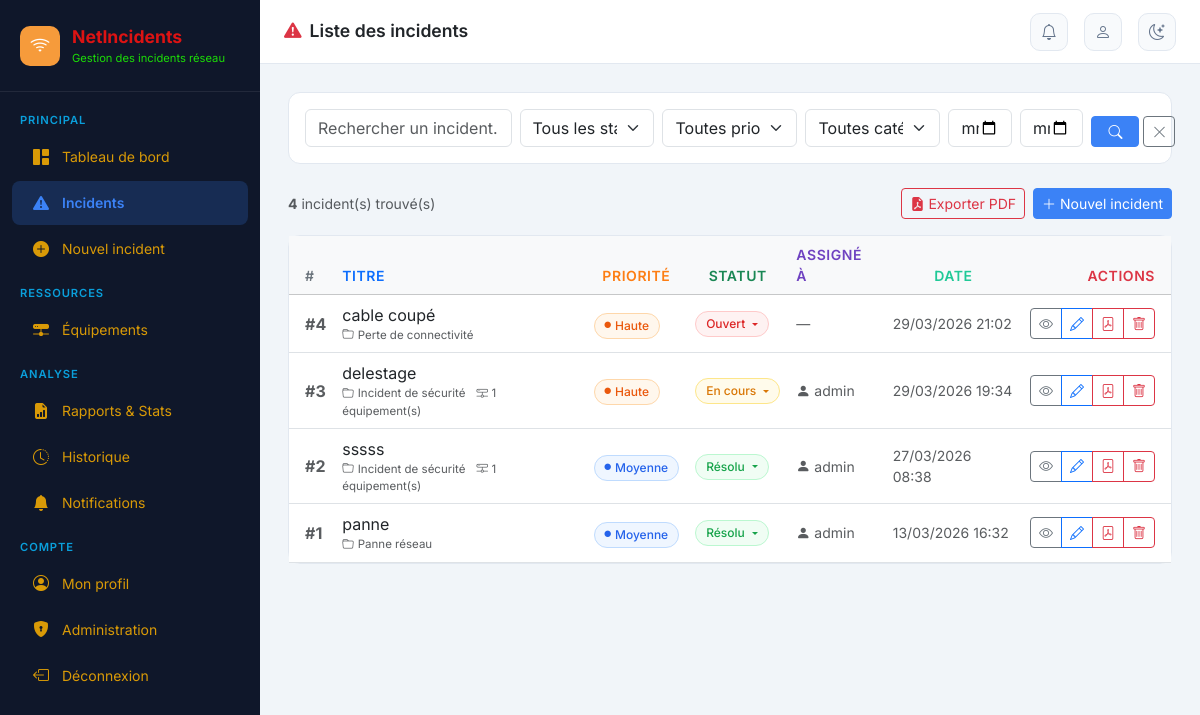
The app's page /incidents/ (signed in), older data.
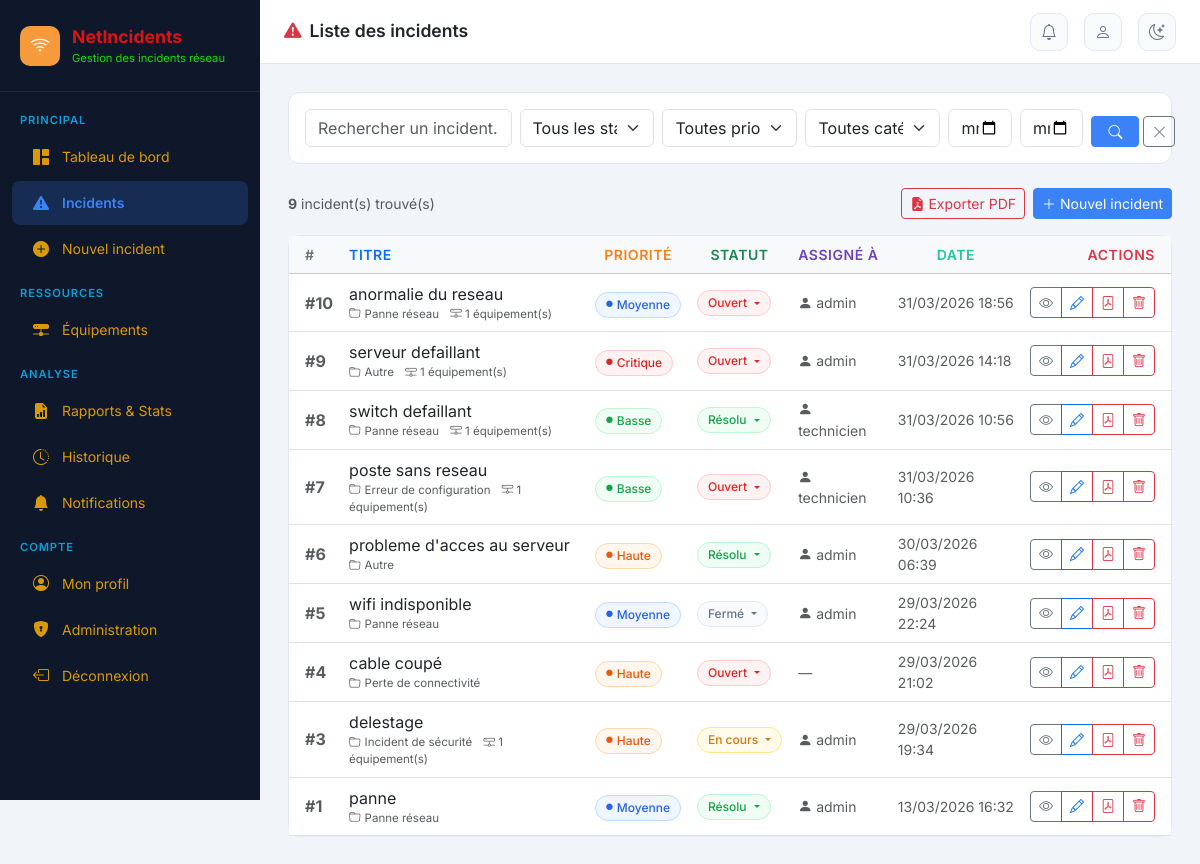
The same page, newer data.
### incidents/models.py (models this page shows, shortened)
class Incident(models.Model):
    PRIORITE = [
        ('critique', 'Critique'),
        ('haute', 'Haute'),
        ('moyenne', 'Moyenne'),
        ('basse', 'Basse'),
    ]
    STATUT = [
        ('ouvert', 'Ouvert'),
        ('en_cours', 'En cours'),
        ('resolu', 'Résolu'),
        ('ferme', 'Fermé'),
    ]
    CATEGORIE = [
        ('panne_reseau', 'Panne réseau'),
        ('lenteur', 'Lenteur / Dégradation'),
        ('securite', 'Incident de sécurité'),
        ('configuration', 'Erreur de configuration'),
        ('materiel', 'Défaillance matérielle'),
        ('logiciel', 'Incident logiciel'),
        ('connectivite', 'Perte de connectivité'),
        ('autre', 'Autre'),
    ]
    titre = models.CharField(max_length=200, verbose_name="Titre")
    description = models.TextField(verbose_name="Description")
    categorie = models.CharField(max_length=30, choices=CATEGORIE, default='autre', verbose_name="Catégorie")
    priorite = models.CharField(max_length=20, choices=PRIORITE, default='moyenne', verbose_name="Priorité")
    statut = models.CharField(max_length=20, choices=STATUT, default='ouvert', verbose_name="Statut")
    equipements = models.ManyToManyField(Equipement, blank=True, verbose_name="Équipements concernés")
    date_creation = models.DateTimeField(auto_now_add=True, verbose_name="Date de création")
    date_modification = models.DateTimeField(auto_now=True, verbose_name="Dernière modification")
    date_resolution = models.DateTimeField(null=True, blank=True, verbose_name="Date de résolution")
    date_fermeture = models.DateTimeField(null=True, blank=True, verbose_name="Date de fermeture")
    cree_par = models.ForeignKey(
        User, on_delete=models.SET_NULL, null=True,
        related_name='incidents_crees', verbose_name="Créé par"
    )
    assigne_a = models.ForeignKey(
        User, on_delete=models.SET_NULL, null=True, blank=True,
        related_name='incidents_assignes', verbose_name="Assigné à"
    )
    impact = models.TextField(blank=True, verbose_name="Impact métier")
    cause_racine = models.TextField(blank=True, verbose_name="Cause racine")
    solution_appliquee = models.TextField(blank=True, verbose_name="Solution appliquée")
    class Meta:
        verbose_name = "Incident"
        verbose_name_plural = "Incidents"
        ordering = ['-date_creation']

### incidents/views.py (the view)
# urls.py: path('incidents/', views.liste_incidents, name='liste_incidents'),
@login_required
def liste_incidents(request):
    form_filtre = FiltreIncidentForm(request.GET)
    qs = Incident.objects.select_related('cree_par', 'assigne_a').prefetch_related('equipements')
    if form_filtre.is_valid():
        data = form_filtre.cleaned_data
        if data.get('recherche'):
            q = data['recherche']
            qs = qs.filter(Q(titre__icontains=q) | Q(description__icontains=q))
        if data.get('statut'):
            qs = qs.filter(statut=data['statut'])
        if data.get('priorite'):
            qs = qs.filter(priorite=data['priorite'])
        if data.get('categorie'):
            qs = qs.filter(categorie=data['categorie'])
        if data.get('date_debut'):
            qs = qs.filter(date_creation__date__gte=data['date_debut'])
        if data.get('date_fin'):
            qs = qs.filter(date_creation__date__lte=data['date_fin'])
    tri = request.GET.get('tri', '-date_creation')
    qs = qs.order_by(tri)
    paginator = Paginator(qs, 15)
    page_obj = paginator.get_page(request.GET.get('page'))
    nb_notifs = Notification.objects.filter(utilisateur=request.user, lue=False).count()
    return render(request, 'incidents/liste_incidents.html', {
        'page_obj': page_obj,
        'form_filtre': form_filtre,
        'tri': tri,
        'nb_notifs': nb_notifs,
    })

### incidents/forms.py
class FiltreIncidentForm(forms.Form):
    recherche = forms.CharField(
        required=False,
        widget=forms.TextInput(attrs={
            'class': 'form-control',
            'placeholder': 'Rechercher un incident...'
        })
    )
    statut = forms.ChoiceField(
        required=False,
        choices=[('', 'Tous les statuts')] + Incident.STATUT,
        widget=forms.Select(attrs={'class': 'form-select'})
    )
    priorite = forms.ChoiceField(
        required=False,
        choices=[('', 'Toutes priorités')] + Incident.PRIORITE,
        widget=forms.Select(attrs={'class': 'form-select'})
    )
    categorie = forms.ChoiceField(
        required=False,
        choices=[('', 'Toutes catégories')] + Incident.CATEGORIE,
        widget=forms.Select(attrs={'class': 'form-select'})
    )
    date_debut = forms.DateField(
        required=False,
        widget=forms.DateInput(attrs={'class': 'form-control', 'type': 'date'})
    )
    date_fin = forms.DateField(
        required=False,
        widget=forms.DateInput(attrs={'class': 'form-control', 'type': 'date'})
    )

### incidents/templates/incidents/liste_incidents.html (shortened to what the changed rows need)
{% extends 'incidents/base.html' %}
{% block content %}
<div class="d-flex justify-content-between align-items-center mb-3">
  <div class="text-muted small">
    <strong>{{ page_obj.paginator.count }}</strong> incident(s) trouvé(s)
  </div>
</div>
<div class="card">
  <div class="card-body p-0">
    <div class="table-responsive">
      <table class="table table-hover align-middle mb-0">
        <thead class="table-light">
          <tr>
           <th class="ps-3" style="font-weight:600; font-size:14px; color:#6c757d;">
  <a href="?{% if tri == 'id' %}-{% endif %}id&{{ request.GET.urlencode }}"
     style="text-decoration:none; color:#6c757d;">
    #
  </a>
</th>
<th style="font-weight:600; font-size:14px; color:#0d6efd;">
  <a href="?{% if tri == 'titre' %}-{% endif %}titre&{{ request.GET.urlencode }}"
     style="text-decoration:none; color:#0d6efd;">
    Titre
  </a>
</th>
<th style="font-weight:600; font-size:14px; color:#fd7e14; text-align:center;">
  <a href="?{% if tri == 'priorite' %}-{% endif %}priorite&{{ request.GET.urlencode }}"
     style="text-decoration:none; color:#fd7e14;">
    Priorité
  </a>
</th>
<th style="font-weight:600; font-size:14px; color:#198754; text-align:center;">
  <a href="?{% if tri == 'statut' %}-{% endif %}statut&{{ request.GET.urlencode }}"
     style="text-decoration:none; color:#198754;">
    Statut
  </a>
</th>
<th style="font-weight:600; font-size:14px; color:#6f42c1;">
  Assigné à
</th>
<th style="font-weight:600; font-size:14px; color:#20c997; text-align:center;">
  <a href="?{% if tri == 'date_creation' %}-{% endif %}date_creation&{{ request.GET.urlencode }}"
     style="text-decoration:none; color:#20c997;">
    Date
  </a>
</th>
<th class="text-end pe-3" style="font-weight:600; font-size:14px; color:#dc3545;">
  Actions
</th>
          </tr>
        </thead>
        <tbody>
          {% for inc in page_obj %}
          <tr>
            <td class="ps-3 fw-bold text-muted">#{{ inc.id }}</td>
            <td style="max-width:320px">
              <a href="{% url 'detail_incident' inc.pk %}" class="text-decoration-none text-dark fw-500">
                {{ inc.titre|truncatechars:55 }}
              </a>
              <div class="text-muted" style="font-size:.72rem">
                <i class="bi bi-folder me-1"></i>{{ inc.get_categorie_display }}
                {% if inc.equipements.exists %}
                <span class="ms-2">
                  <i class="bi bi-hdd-network"></i> {{ inc.equipements.count }} équipement(s)
                </span>
                {% endif %}
              </div>
            </td>
            <td>
              <span class="incident-badge badge-{{ inc.priorite }}">
                <i class="bi bi-circle-fill" style="font-size:.4rem"></i>
                {{ inc.get_priorite_display }}
              </span>
            </td>
            <td>
              <div class="dropdown">
                <span class="incident-badge badge-{{ inc.statut }} dropdown-toggle" role="button"
                      data-bs-toggle="dropdown" style="cursor:pointer"
                      title="Cliquer pour changer le statut">
                  {{ inc.get_statut_display }}
                </span>
              </div>
            </td>
            <td class="text-muted small">
              {% if inc.assigne_a %}
                <i class="bi bi-person-fill me-1"></i>{{ inc.assigne_a.username }}
              {% else %}
                <span class="text-muted">—</span>
              {% endif %}
            </td>
            <td class="text-muted small">{{ inc.date_creation|date:"d/m/Y H:i" }}</td>
            <td class="text-end pe-3">
              <div class="btn-group btn-group-sm">
                <a href="{% url 'detail_incident' inc.pk %}" class="btn btn-outline-secondary" title="Détail"><i class="bi bi-eye"></i></a>
                <a href="{% url 'modifier_incident' inc.pk %}" class="btn btn-outline-primary" title="Modifier"><i class="bi bi-pencil"></i></a>
                <a href="{% url 'rapport_pdf_incident' inc.pk %}" class="btn btn-outline-danger" title="PDF"><i class="bi bi-file-pdf"></i></a>
                <a href="{% url 'supprimer_incident' inc.pk %}" class="btn btn-outline-danger" title="Supprimer"
                   onclick="return confirm('Supprimer cet incident ?')"><i class="bi bi-trash"></i></a>
              </div>
            </td>
          </tr>
          {% endfor %}
        </tbody>
      </table>
    </div>
  </div>
</div>
{% endblock %}

Row changes from the older to the newer data that the page shows:
removed Incident: id "2", titre "sssss", categorie "Incident de sécurité", equipements.count "1", priorite "Moyenne", statut "Résolu", assigne_a.username "admin", date_creation "27/03/2026 08:38"
added Incident: id "10", titre "anormalie du reseau", categorie "Panne réseau", equipements.count "1", priorite "Moyenne", statut "Ouvert", assigne_a.username "admin", date_creation "31/03/2026 18:56"
added Incident: id "9", titre "serveur defaillant", categorie "Autre", equipements.count "1", priorite "Critique", statut "Ouvert", assigne_a.username "admin", date_creation "31/03/2026 14:18"
added Incident: id "8", titre "switch defaillant", categorie "Panne réseau", equipements.count "1", priorite "Basse", statut "Résolu", assigne_a.username "technicien", date_creation "31/03/2026 10:56"
added Incident: id "7", titre "poste sans reseau", categorie "Erreur de configuration", equipements.count "1", priorite "Basse", statut "Ouvert", assigne_a.username "technicien", date_creation "31/03/2026 10:36"
added Incident: id "6", titre "probleme d'acces au serveur", categorie "Autre", priorite "Haute", statut "Résolu", assigne_a.username "admin", date_creation "30/03/2026 06:39"
added Incident: id "5", titre "wifi indisponible", categorie "Panne réseau", priorite "Moyenne", statut "Fermé", assigne_a.username "admin", date_creation "29/03/2026 22:24"
Text that changed along with them:
{{ page_obj.paginator.count }}: "4" → "9"
